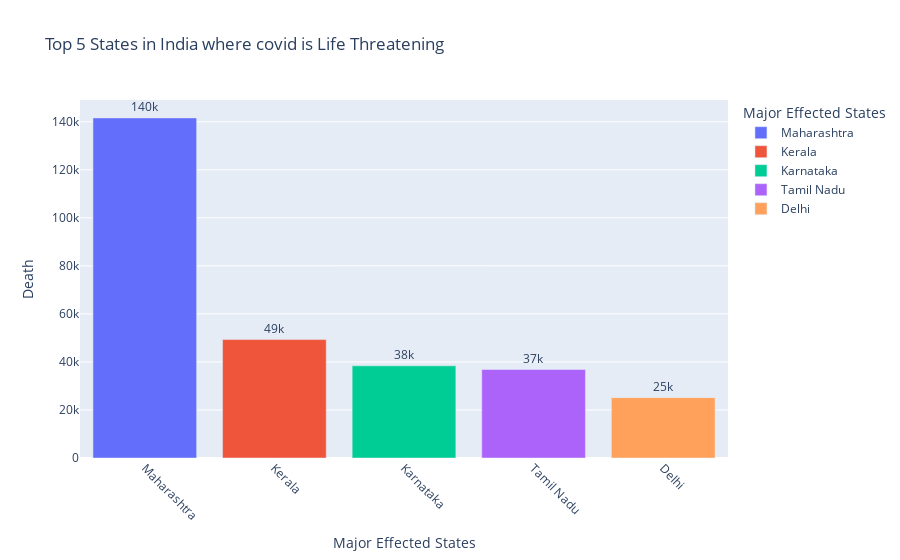

Notebook cell for this chart:
### Markdown cell above
<h6> Top 5 States having most death due covid</h6>

### Code cell
df = covid_india.nlargest(5,["Death"])
fig = px.bar(df,x ='State',y = 'Death', color = 'State', text = 'Death',
            title = 'Top 5 States in India where covid is Life Threatening',
            labels = {'State': 'Major Effected States'}).update_layout(xaxis_tickangle = 45,uniformtext_minsize = 8)
fig.update_traces(texttemplate = '%{text:.2s}',textposition = 'outside')

### Figure 1 — Plotly figure (JSON) as saved in the notebook; plotly's stock layout.template omitted (floating-point values rounded to 4 significant figures)
{"data": [{"alignmentgroup": "True", "hovertemplate": "Major Effected States=%{x}<br>Death=%{text}<extra></extra>", "legendgroup": "Maharashtra", "marker": {"color": "#636efa", "pattern": {"shape": ""}}, "name": "Maharashtra", "offsetgroup": "Maharashtra", "orientation": "v", "showlegend": true, "text": [141614], "textposition": "outside", "texttemplate": "%{text:.2s}", "type": "bar", "x": ["Maharashtra"], "xaxis": "x", "y": [141614], "yaxis": "y"}, {"alignmentgroup": "True", "hovertemplate": "Major Effected States=%{x}<br>Death=%{text}<extra></extra>", "legendgroup": "Kerala", "marker": {"color": "#EF553B", "pattern": {"shape": ""}}, "name": "Kerala", "offsetgroup": "Kerala", "orientation": "v", "showlegend": true, "text": [49305], "textposition": "outside", "texttemplate": "%{text:.2s}", "type": "bar", "x": ["Kerala"], "xaxis": "x", "y": [49305], "yaxis": "y"}, {"alignmentgroup": "True", "hovertemplate": "Major Effected States=%{x}<br>Death=%{text}<extra></extra>", "legendgroup": "Karnataka", "marker": {"color": "#00cc96", "pattern": {"shape": ""}}, "name": "Karnataka", "offsetgroup": "Karnataka", "orientation": "v", "showlegend": true, "text": [38362], "textposition": "outside", "texttemplate": "%{text:.2s}", "type": "bar", "x": ["Karnataka"], "xaxis": "x", "y": [38362], "yaxis": "y"}, {"alignmentgroup": "True", "hovertemplate": "Major Effected States=%{x}<br>Death=%{text}<extra></extra>", "legendgroup": "Tamil Nadu", "marker": {"color": "#ab63fa", "pattern": {"shape": ""}}, "name": "Tamil Nadu", "offsetgroup": "Tamil Nadu", "orientation": "v", "showlegend": true, "text": [36833], "textposition": "outside", "texttemplate": "%{text:.2s}", "type": "bar", "x": ["Tamil Nadu"], "xaxis": "x", "y": [36833], "yaxis": "y"}, {"alignmentgroup": "True", "hovertemplate": "Major Effected States=%{x}<br>Death=%{text}<extra></extra>", "legendgroup": "Delhi", "marker": {"color": "#FFA15A", "pattern": {"shape": ""}}, "name": "Delhi", "offsetgroup": "Delhi", "orientation": "v", "showlegend": true, "text": [25136], "textposition": "outside", "texttemplate": "%{text:.2s}", "type": "bar", "x": ["Delhi"], "xaxis": "x", "y": [25136], "yaxis": "y"}], "layout": {"barmode": "relative", "legend": {"title": {"text": "Major Effected States"}, "tracegroupgap": 0}, "title": {"text": "Top 5 States in India where covid is Life Threatening"}, "uniformtext": {"minsize": 8}, "xaxis": {"anchor": "y", "categoryarray": ["Maharashtra", "Kerala", "Karnataka", "Tamil Nadu", "Delhi"], "categoryorder": "array", "domain": [0, 1], "tickangle": 45, "title": {"text": "Major Effected States"}}, "yaxis": {"anchor": "x", "domain": [0, 1], "title": {"text": "Death"}}}}
